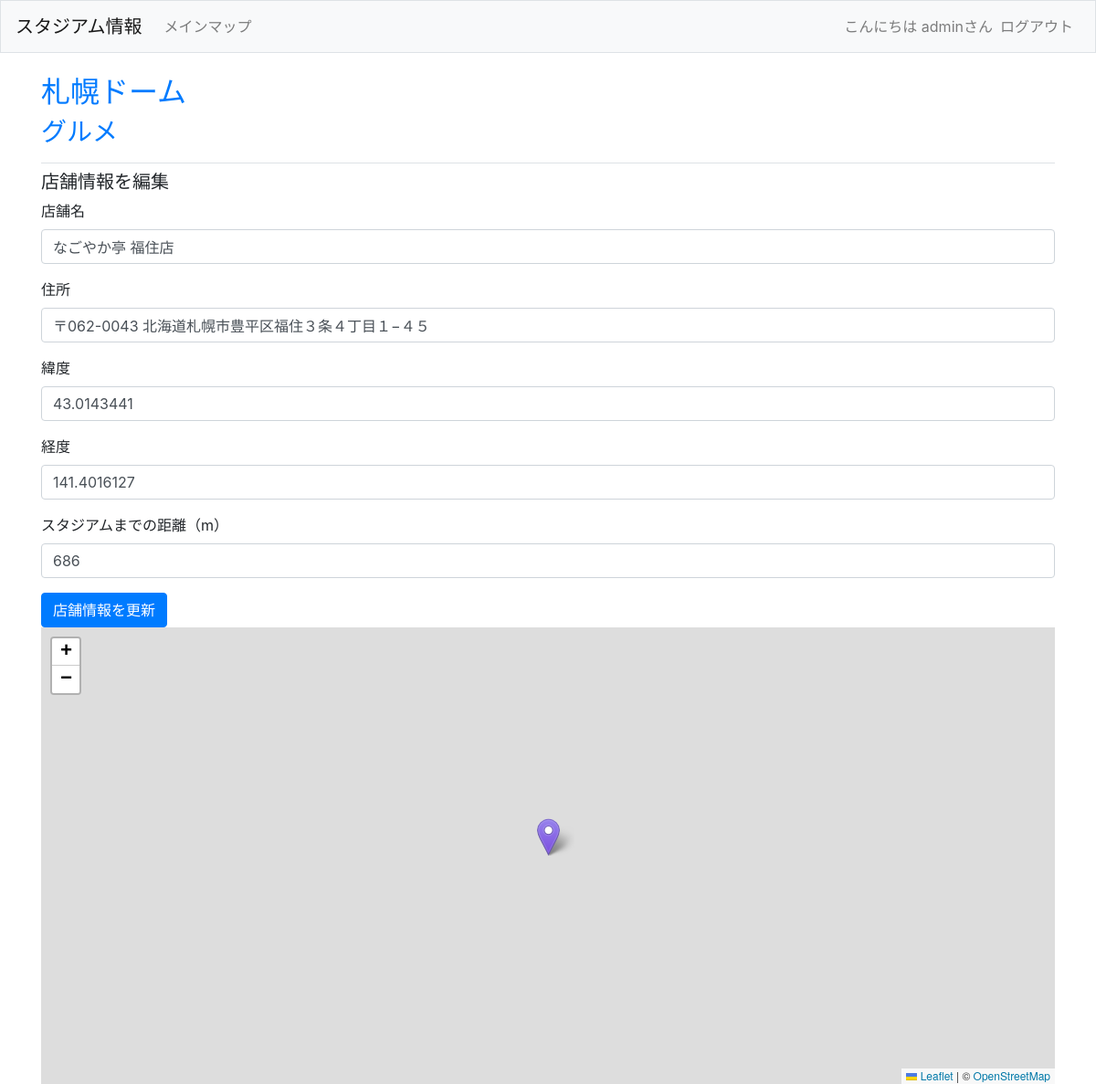
Screenshot of /stadium/1/1/2/edit_shop/ (signed in) with the database file from the repository.
### sta_infos/models.py (models this page shows, shortened)
class Stadium(models.Model):
    name = models.CharField(max_length=100)
    address = models.CharField(max_length=200)
    lon = models.FloatField(null=True)
    lat = models.FloatField(null=True)
    audience = models.CharField(max_length=50)
    club = models.CharField(max_length=200)
    def __str__(self):
        return self.name

class Topic(models.Model):
    stadium = models.ForeignKey(Stadium, on_delete=models.CASCADE, default=0)
    text = models.CharField(max_length=50)
    def __str__(self):
        return self.text

class Shop(models.Model):
    topic = models.ForeignKey(Topic, on_delete=models.CASCADE)
    name = models.CharField(max_length=100)
    address = models.CharField(max_length=200)
    lon = models.FloatField(null=True)
    lat = models.FloatField(null=True)
    distance = models.IntegerField(default=0)
    date_added = models.DateTimeField(auto_now_add=True)

### sta_infos/views.py (the view)
# urls.py: path('stadium/<int:stadium_id>/<int:topic_id>/<int:shop_id>/edit_shop/', views.edit_shop, name='edit_shop'),
@login_required
def edit_shop(request, stadium_id, topic_id, shop_id):
    shop = Shop.objects.get(id=shop_id)
    list = [shop]
    shop_list = serializers.serialize("json", list)
    topic = shop.topic
    stadium = topic.stadium
    if request.method != 'POST':
        form = ShopForm(instance=shop)
    else:
        form = ShopForm(instance=shop, data=request.POST)
        if form.is_valid():
            form.save()
            return redirect('sta_infos:shop', stadium_id=stadium.id, topic_id=topic.id, shop_id=shop.id)
    context = {'form':form, 'stadium':stadium, 'topic':topic, 'shop':shop, 'shop_list':shop_list}
    return render(request, 'sta_infos/edit_shop.html', context)

### sta_infos/forms.py
class ShopForm(forms.ModelForm):
    class Meta:
        model = Shop
        fields = ['name', 'address', 'lat', 'lon', 'distance']
        labels = {'name':'店舗名', 'address':'住所', 'lat':'緯度', 'lon':'経度', 'distance': 'スタジアムまでの距離（m）'}

### sta_infos/templates/sta_infos/edit_shop.html (shortened to what this page needs)
{% extends "sta_infos/base.html" %}
{% load static %}
{% load bootstrap4 %}
{% block page_header %}
<h2><a href="{% url 'sta_infos:stadium' stadium.id %}">{{ stadium }}</a></h2>
<h3><a href="{% url 'sta_infos:topic' stadium.id topic.id %}">{{ topic }}</a></h3>
{% endblock page_header %}
{% block content %}
<h5>店舗情報を編集</h5>
<form action="{% url 'sta_infos:edit_shop' stadium.id topic.id shop.id %}" method='POST' class="form">
    {% bootstrap_form form %}
    {% buttons %}
    <button name="submit" class="btn btn-primary">店舗情報を更新</button>
    {% endbuttons %}
</form>
<div id="shop_map"></div>
{% endblock content %}

### sta_infos/templates/sta_infos/base.html (shortened to what this page needs)
{% load static %}
{% load bootstrap4 %}
<!DOCTYPE html>
<html lang="ja">
    <head>
        {% bootstrap_css %}
        <link rel="stylesheet" href="https://unpkg.com/leaflet@1.9.3/dist/leaflet.css"
/>
        <link rel="stylesheet" href="{% static 'css/style.css' %}?2023022103">
    </head>
    <body>
        <nav class="navbar navbar-expand-md navbar-light bg-light mb-4 border" >
            <a class="navbar-brand" href="{% url 'sta_infos:index' %}">スタジアム情報</a>
            <div class="collapse navbar-collapse" id="navbarCollapse">
                <ul class="navbar-nav mr-auto">
                    <li class="nav-item">
                        <a class="nav-link" href="{% url 'sta_infos:mainmap' %}">メインマップ</a>
                    </li>
                </ul>
                <ul class="navbar-nav ml-auto">
                    {% if user.is_authenticated %}
                    <li class="nav-item">
                        <span class="navbar-text">こんにちは {{ user.username }}さん</span>
                    </li>
                    <li class="nav-item">
                        <a class="nav-link" href="{% url 'users:logout' %}">ログアウト</a>
                    </li>
                    {% endif %}
                </ul>
            </div>
        </nav>
        <main role="main" class="container">
            <div class="pb-2 mb-2 border-bottom">
                {% block page_header %}{% endblock page_header %}
            </div>
            <div>
                {% block content %}{% endblock content %}
            </div>
        </main>
    </body>
</html>

### sta_infos/static/css/style.css (style rules this page uses)
#shop_map { height: 500px; }

### rows the page displays
Stadium: name "札幌ドーム"
Topic: text "グルメ"
Shop: name "なごやか亭 福住店", address "〒062-0043 北海道札幌市豊平区福住３条４丁目１−４５", lat "43.0143441", lon "141.4016127", distance "686"

### other values shown
{{ user.username }} "admin"
